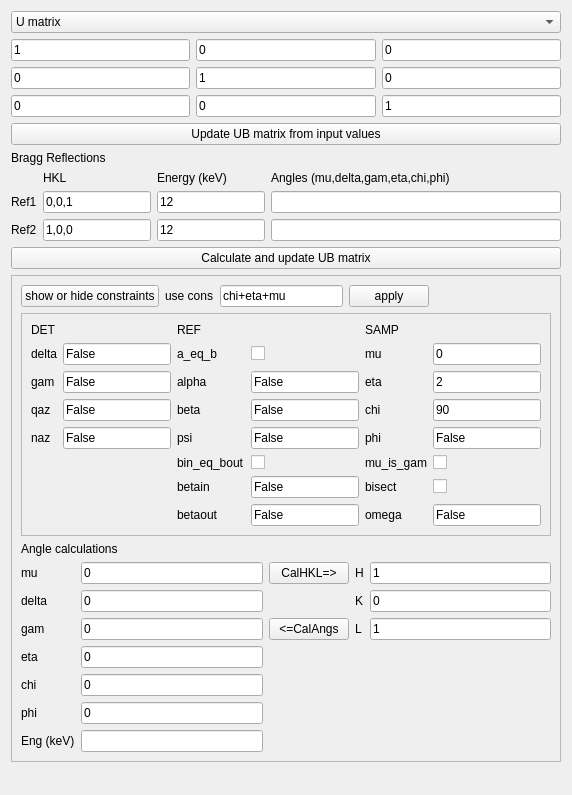
       <widget class="QWidget" name="tab_8">
        <attribute name="title">
         <string>angCalculator</string>
        </attribute>
        <layout class="QVBoxLayout" name="verticalLayout_9">
         <item>
          <widget class="QComboBox" name="comboBox_UB">
           <item>
            <property name="text">
             <string>U matrix</string>
            </property>
           </item>
           <item>
            <property name="text">
             <string>B matrix</string>
            </property>
           </item>
           <item>
            <property name="text">
             <string>UB matrix</string>
            </property>
           </item>
          </widget>
         </item>
         <item>
          <layout class="QGridLayout" name="gridLayout_2">
           <item row="0" column="0">
            <widget class="QLineEdit" name="lineEdit_U00">
             <property name="text">
              <string>1</string>
             </property>
            </widget>
           </item>
           <item row="0" column="1">
            <widget class="QLineEdit" name="lineEdit_U01">
             <property name="text">
              <string>0</string>
             </property>
            </widget>
           </item>
           <item row="0" column="2">
            <widget class="QLineEdit" name="lineEdit_U02">
             <property name="text">
              <string>0</string>
             </property>
            </widget>
           </item>
           <item row="1" column="0">
            <widget class="QLineEdit" name="lineEdit_U10">
             <property name="text">
              <string>0</string>
             </property>
            </widget>
           </item>
           <item row="1" column="1">
            <widget class="QLineEdit" name="lineEdit_U11">
             <property name="text">
              <string>1</string>
             </property>
            </widget>
           </item>
           <item row="1" column="2">
            <widget class="QLineEdit" name="lineEdit_U12">
             <property name="text">
              <string>0</string>
             </property>
            </widget>
           </item>
           <item row="2" column="0">
            <widget class="QLineEdit" name="lineEdit_U20">
             <property name="text">
              <string>0</string>
             </property>
            </widget>
           </item>
           <item row="2" column="1">
            <widget class="QLineEdit" name="lineEdit_U21">
             <property name="text">
              <string>0</string>
             </property>
            </widget>
           </item>
           <item row="2" column="2">
            <widget class="QLineEdit" name="lineEdit_U22">
             <property name="text">
              <string>1</string>
             </property>
            </widget>
           </item>
          </layout>
         </item>
         <item>
          <widget class="QPushButton" name="pushButton_update_ub">
           <property name="text">
            <string>Update UB matrix from input values</string>
           </property>
          </widget>
         </item>
         <item>
          <widget class="QLabel" name="label_41">
           <property name="text">
            <string>Bragg Reflections</string>
           </property>
          </widget>
         </item>
         <item>
          <layout class="QGridLayout" name="gridLayout_6">
           <item row="0" column="1">
            <widget class="QLabel" name="label_42">
             <property name="text">
              <string>HKL</string>
             </property>
            </widget>
           </item>
           <item row="0" column="2">
            <widget class="QLabel" name="label_43">
             <property name="sizePolicy">
              <sizepolicy hsizetype="Fixed" vsizetype="Preferred">
               <horstretch>0</horstretch>
               <verstretch>0</verstretch>
              </sizepolicy>
             </property>
             <property name="text">
              <string>Energy (keV)</string>
             </property>
            </widget>
           </item>
           <item row="0" column="3">
            <widget class="QLabel" name="label_44">
             <property name="text">
              <string>Angles (mu,delta,gam,eta,chi,phi)</string>
             </property>
            </widget>
           </item>
           <item row="1" column="0">
            <widget class="QLabel" name="label_45">
             <property name="text">
              <string>Ref1</string>
             </property>
            </widget>
           </item>
           <item row="1" column="1">
            <widget class="QLineEdit" name="lineEdit_hkl_ref1">
             <property name="sizePolicy">
              <sizepolicy hsizetype="Fixed" vsizetype="Fixed">
               <horstretch>0</horstretch>
               <verstretch>0</verstretch>
              </sizepolicy>
             </property>
             <property name="text">
              <string>0,0,1</string>
             </property>
            </widget>
           </item>
           <item row="1" column="2">
            <widget class="QLineEdit" name="lineEdit_eng_ref1">
             <property name="sizePolicy">
              <sizepolicy hsizetype="Fixed" vsizetype="Fixed">
               <horstretch>0</horstretch>
               <verstretch>0</verstretch>
              </sizepolicy>
             </property>
             <property name="text">
              <string>12</string>
             </property>
            </widget>
           </item>
           <item row="1" column="3">
            <widget class="QLineEdit" name="lineEdit_angs_ref1"/>
           </item>
           <item row="2" column="0">
            <widget class="QLabel" name="label_46">
             <property name="text">
              <string>Ref2</string>
             </property>
            </widget>
           </item>
           <item row="2" column="1">
            <widget class="QLineEdit" name="lineEdit_hkl_ref2">
             <property name="sizePolicy">
              <sizepolicy hsizetype="Fixed" vsizetype="Fixed">
               <horstretch>0</horstretch>
               <verstretch>0</verstretch>
              </sizepolicy>
             </property>
             <property name="text">
              <string>1,0,0</string>
             </property>
            </widget>
           </item>
           <item row="2" column="2">
            <widget class="QLineEdit" name="lineEdit_eng_ref2">
             <property name="sizePolicy">
              <sizepolicy hsizetype="Fixed" vsizetype="Fixed">
               <horstretch>0</horstretch>
               <verstretch>0</verstretch>
              </sizepolicy>
             </property>
             <property name="text">
              <string>12</string>
             </property>
            </widget>
           </item>
           <item row="2" column="3">
            <widget class="QLineEdit" name="lineEdit_angs_ref2"/>
           </item>
          </layout>
         </item>
         <item>
          <widget class="QPushButton" name="pushButton_cal_ub">
           <property name="text">
            <string>Calculate and update UB matrix</string>
           </property>
          </widget>
         </item>
         <item>
          <widget class="QFrame" name="frame_4">
           <property name="frameShape">
            <enum>QFrame::StyledPanel</enum>
           </property>
           <property name="frameShadow">
            <enum>QFrame::Raised</enum>
           </property>
           <layout class="QVBoxLayout" name="verticalLayout_7">
            <item>
             <layout class="QHBoxLayout" name="horizontalLayout_8">
              <item>
               <widget class="QPushButton" name="pushButton_show_constraint_editor">
                <property name="text">
                 <string>show or hide constraints</string>
                </property>
               </widget>
              </item>
              <item>
               <widget class="QLabel" name="label_17">
                <property name="text">
                 <string>use cons</string>
                </property>
               </widget>
              </item>
              <item>
               <widget class="QLineEdit" name="lineEdit_cons">
                <property name="text">
                 <string>chi+eta+mu</string>
                </property>
               </widget>
              </item>
              <item>
               <widget class="QPushButton" name="pushButton_apply_constraints">
                <property name="text">
                 <string>apply</string>
                </property>
               </widget>
              </item>
              <item>
               <spacer name="horizontalSpacer_5">
                <property name="orientation">
                 <enum>Qt::Horizontal</enum>
                </property>
                <property name="sizeHint" stdset="0">
                 <size>
                  <width>40</width>
                  <height>20</height>
                 </size>
                </property>
               </spacer>
              </item>
             </layout>
            </item>
            <item>
             <widget class="QFrame" name="frame_constraints">
              <property name="frameShape">
               <enum>QFrame::StyledPanel</enum>
              </property>
              <property name="frameShadow">
               <enum>QFrame::Raised</enum>
              </property>
              <layout class="QHBoxLayout" name="horizontalLayout_15">
               <item>
                <layout class="QGridLayout" name="gridLayout_8">
                 <item row="1" column="3">
                  <widget class="QCheckBox" name="checkBox_a_eq_b">
                   <property name="sizePolicy">
                    <sizepolicy hsizetype="Fixed" vsizetype="Fixed">
                     <horstretch>0</horstretch>
                     <verstretch>0</verstretch>
                    </sizepolicy>
                   </property>
                   <property name="text">
                    <string/>
                   </property>
                  </widget>
                 </item>
                 <item row="2" column="2">
                  <widget class="QLabel" name="label_67">
                   <property name="text">
                    <string>alpha</string>
                   </property>
                  </widget>
                 </item>
                 <item row="7" column="3">
                  <widget class="QLineEdit" name="lineEdit_cons_betaout">
                   <property name="text">
                    <string>False</string>
                   </property>
                  </widget>
                 </item>
                 <item row="7" column="2">
                  <widget class="QLabel" name="label_72">
                   <property name="text">
                    <string>betaout</string>
                   </property>
                  </widget>
                 </item>
                 <item row="6" column="5">
                  <widget class="QCheckBox" name="checkBox_bisect">
                   <property name="sizePolicy">
                    <sizepolicy hsizetype="Fixed" vsizetype="Fixed">
                     <horstretch>0</horstretch>
                     <verstretch>0</verstretch>
                    </sizepolicy>
                   </property>
                   <property name="text">
                    <string/>
                   </property>
                  </widget>
                 </item>
                 <item row="7" column="5">
                  <widget class="QLineEdit" name="lineEdit_cons_omega">
                   <property name="text">
                    <string>False</string>
                   </property>
                  </widget>
                 </item>
                 <item row="4" column="4">
                  <widget class="QLabel" name="label_75">
                   <property name="text">
                    <string>phi</string>
                   </property>
                  </widget>
                 </item>
                 <item row="2" column="3">
                  <widget class="QLineEdit" name="lineEdit_cons_alpha">
                   <property name="text">
                    <string>False</string>
                   </property>
                  </widget>
                 </item>
                 <item row="4" column="2">
                  <widget class="QLabel" name="label_69">
                   <property name="text">
                    <string>psi</string>
                   </property>
                  </widget>
                 </item>
                 <item row="6" column="3">
                  <widget class="QLineEdit" name="lineEdit_cons_betain">
                   <property name="text">
                    <string>False</string>
                   </property>
                  </widget>
                 </item>
                 <item row="5" column="5">
                  <widget class="QCheckBox" name="checkBox_mu_is_gam">
                   <property name="sizePolicy">
                    <sizepolicy hsizetype="Fixed" vsizetype="Fixed">
                     <horstretch>0</horstretch>
                     <verstretch>0</verstretch>
                    </sizepolicy>
                   </property>
                   <property name="text">
                    <string/>
                   </property>
                  </widget>
                 </item>
                 <item row="4" column="5">
                  <widget class="QLineEdit" name="lineEdit_cons_phi">
                   <property name="text">
                    <string>False</string>
                   </property>
                  </widget>
                 </item>
                 <item row="0" column="4">
                  <widget class="QLabel" name="label_65">
                   <property name="text">
                    <string>SAMP</string>
                   </property>
                  </widget>
                 </item>
                 <item row="0" column="0">
                  <widget class="QLabel" name="label_58">
                   <property name="text">
                    <string>DET</string>
                   </property>
                  </widget>
                 </item>
                 <item row="0" column="2">
                  <widget class="QLabel" name="label_63">
                   <property name="text">
                    <string>REF</string>
                   </property>
                  </widget>
                 </item>
                 <item row="7" column="4">
                  <widget class="QLabel" name="label_78">
                   <property name="text">
                    <string>omega</string>
                   </property>
                  </widget>
                 </item>
                 <item row="3" column="3">
                  <widget class="QLineEdit" name="lineEdit_cons_beta">
                   <property name="text">
                    <string>False</string>
                   </property>
                  </widget>
                 </item>
                 <item row="1" column="5">
                  <widget class="QLineEdit" name="lineEdit_cons_mu">
                   <property name="text">
                    <string>0</string>
                   </property>
                  </widget>
                 </item>
                 <item row="2" column="0">
                  <widget class="QLabel" name="label_60">
                   <property name="text">
                    <string>gam</string>
                   </property>
                  </widget>
                 </item>
                 <item row="3" column="0">
                  <widget class="QLabel" name="label_61">
                   <property name="text">
                    <string>qaz</string>
                   </property>
                  </widget>
                 </item>
                 <item row="3" column="2">
                  <widget class="QLabel" name="label_68">
                   <property name="text">
                    <string>beta</string>
                   </property>
                  </widget>
                 </item>
                 <item row="1" column="1">
                  <widget class="QLineEdit" name="lineEdit_cons_delta">
                   <property name="text">
                    <string>False</string>
                   </property>
                  </widget>
                 </item>
                 <item row="4" column="1">
                  <widget class="QLineEdit" name="lineEdit_cons_naz">
                   <property name="text">
                    <string>False</string>
                   </property>
                  </widget>
                 </item>
                 <item row="2" column="1">
                  <widget class="QLineEdit" name="lineEdit_cons_gam">
                   <property name="text">
                    <string>False</string>
                   </property>
                  </widget>
                 </item>
                 <item row="3" column="5">
                  <widget class="QLineEdit" name="lineEdit_cons_chi">
                   <property name="text">
                    <string>90</string>
                   </property>
                  </widget>
                 </item>
                 <item row="1" column="0">
                  <widget class="QLabel" name="label_59">
                   <property name="text">
                    <string>delta</string>
                   </property>
                  </widget>
                 </item>
                 <item row="3" column="1">
                  <widget class="QLineEdit" name="lineEdit_cons_qaz">
                   <property name="text">
                    <string>False</string>
                   </property>
                  </widget>
                 </item>
                 <item row="4" column="0">
                  <widget class="QLabel" name="label_62">
                   <property name="text">
                    <string>naz</string>
                   </property>
                  </widget>
                 </item>
                 <item row="1" column="4">
                  <widget class="QLabel" name="label_66">
                   <property name="text">
                    <string>mu</string>
                   </property>
                  </widget>
                 </item>
                 <item row="1" column="2">
                  <widget class="QLabel" name="label_64">
                   <property name="text">
                    <string>a_eq_b</string>
                   </property>
                  </widget>
                 </item>
                 <item row="2" column="5">
                  <widget class="QLineEdit" name="lineEdit_cons_eta">
                   <property name="text">
                    <string>2</string>
                   </property>
                  </widget>
                 </item>
                 <item row="6" column="2">
                  <widget class="QLabel" name="label_71">
                   <property name="text">
                    <string>betain</string>
                   </property>
                  </widget>
                 </item>
                 <item row="5" column="4">
                  <widget class="QLabel" name="label_76">
                   <property name="text">
                    <string>mu_is_gam</string>
                   </property>
                  </widget>
                 </item>
                 <item row="5" column="2">
                  <widget class="QLabel" name="label_70">
                   <property name="text">
                    <string>bin_eq_bout</string>
                   </property>
                  </widget>
                 </item>
                 <item row="4" column="3">
                  <widget class="QLineEdit" name="lineEdit_cons_psi">
                   <property name="text">
                    <string>False</string>
                   </property>
                  </widget>
                 </item>
                 <item row="5" column="3">
                  <widget class="QCheckBox" name="checkBox_bin_eq_bout">
                   <property name="sizePolicy">
                    <sizepolicy hsizetype="Fixed" vsizetype="Fixed">
                     <horstretch>0</horstretch>
                     <verstretch>0</verstretch>
                    </sizepolicy>
                   </property>
                   <property name="text">
                    <string/>
                   </property>
                  </widget>
                 </item>
                 <item row="6" column="4">
                  <widget class="QLabel" name="label_77">
                   <property name="text">
                    <string>bisect</string>
                   </property>
                  </widget>
                 </item>
                 <item row="3" column="4">
                  <widget class="QLabel" name="label_74">
                   <property name="text">
                    <string>chi</string>
                   </property>
                  </widget>
                 </item>
                 <item row="2" column="4">
                  <widget class="QLabel" name="label_73">
                   <property name="text">
                    <string>eta</string>
                   </property>
                  </widget>
                 </item>
                </layout>
               </item>
              </layout>
             </widget>
            </item>
            <item>
             <widget class="QLabel" name="label_57">
              <property name="text">
               <string>Angle calculations</string>
              </property>
             </widget>
            </item>
            <item>
             <layout class="QGridLayout" name="gridLayout_7">
              <item row="2" column="3">
               <widget class="QLabel" name="label_55">
                <property name="text">
                 <string>L</string>
                </property>
               </widget>
              </item>
              <item row="0" column="4">
               <widget class="QLineEdit" name="lineEdit_H_calc">
                <property name="text">
                 <string>1</string>
                </property>
               </widget>
              </item>
              <item row="0" column="3">
               <widget class="QLabel" name="label_54">
                <property name="text">
                 <string>H</string>
                </property>
               </widget>
              </item>
              <item row="1" column="0">
               <widget class="QLabel" name="label_48">
                <property name="text">
                 <string>delta</string>
                </property>
               </widget>
              </item>
              <item row="4" column="1">
               <widget class="QLineEdit" name="lineEdit_chi">
                <property name="text">
                 <string>0</string>
                </property>
               </widget>
              </item>
              <item row="2" column="0">
               <widget class="QLabel" name="label_49">
                <property name="text">
                 <string>gam</string>
                </property>
               </widget>
              </item>
              <item row="3" column="0">
               <widget class="QLabel" name="label_50">
                <property name="text">
                 <string>eta</string>
                </property>
               </widget>
              </item>
              <item row="1" column="3">
               <widget class="QLabel" name="label_53">
                <property name="text">
                 <string>K</string>
                </property>
               </widget>
              </item>
              <item row="5" column="1">
               <widget class="QLineEdit" name="lineEdit_phi">
                <property name="text">
                 <string>0</string>
                </property>
               </widget>
              </item>
              <item row="3" column="1">
               <widget class="QLineEdit" name="lineEdit_eta">
                <property name="text">
                 <string>0</string>
                </property>
               </widget>
              </item>
              <item row="4" column="0">
               <widget class="QLabel" name="label_51">
                <property name="text">
                 <string>chi</string>
                </property>
               </widget>
              </item>
              <item row="0" column="0">
               <widget class="QLabel" name="label_47">
                <property name="text">
                 <string>mu</string>
                </property>
               </widget>
              </item>
              <item row="5" column="0">
               <widget class="QLabel" name="label_52">
                <property name="text">
                 <string>phi</string>
                </property>
               </widget>
              </item>
              <item row="1" column="4">
               <widget class="QLineEdit" name="lineEdit_K_calc">
                <property name="text">
                 <string>0</string>
                </property>
               </widget>
              </item>
              <item row="0" column="1">
               <widget class="QLineEdit" name="lineEdit_mu">
                <property name="text">
                 <string>0</string>
                </property>
               </widget>
              </item>
              <item row="2" column="4">
               <widget class="QLineEdit" name="lineEdit_L_calc">
                <property name="text">
                 <string>1</string>
                </property>
               </widget>
              </item>
              <item row="2" column="1">
               <widget class="QLineEdit" name="lineEdit_gam">
                <property name="text">
                 <string>0</string>
                </property>
               </widget>
              </item>
              <item row="1" column="1">
               <widget class="QLineEdit" name="lineEdit_delta">
                <property name="text">
                 <string>0</string>
                </property>
               </widget>
              </item>
              <item row="6" column="0">
               <widget class="QLabel" name="label_56">
                <property name="sizePolicy">
                 <sizepolicy hsizetype="Fixed" vsizetype="Fixed">
                  <horstretch>0</horstretch>
                  <verstretch>0</verstretch>
                 </sizepolicy>
                </property>
                <property name="text">
                 <string>Eng (keV)</string>
                </property>
               </widget>
              </item>
              <item row="6" column="1">
               <widget class="QLineEdit" name="lineEdit_eng"/>
              </item>
              <item row="0" column="2">
               <widget class="QPushButton" name="pushButton_calc_hkl">
                <property name="text">
                 <string>CalHKL=&gt;</string>
                </property>
               </widget>
              </item>
              <item row="2" column="2">
               <widget class="QPushButton" name="pushButton_calc_angs">
                <property name="text">
                 <string>&lt;=CalAngs</string>
                </property>
               </widget>
              </item>
             </layout>
            </item>
           </layout>
          </widget>
         </item>
         <item>
          <spacer name="verticalSpacer">
           <property name="orientation">
            <enum>Qt::Vertical</enum>
           </property>
           <property name="sizeHint" stdset="0">
            <size>
             <width>17</width>
             <height>22</height>
            </size>
           </property>
          </spacer>
         </item>
        </layout>
       </widget>
